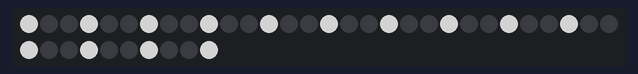
Bench run of a sketch on a simulated Arduino Uno, built with avr-gcc and run on an emulated ATmega328P. On the bench: 40 RGB LEDs in strip order, left to right, continuing on the next row. Dim RGB values are drawn brighter than linear.

Above: at 0.01 s.
At 2.3 s:
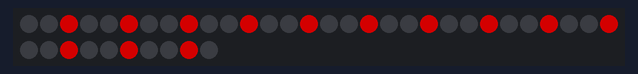
At 4.59 s:
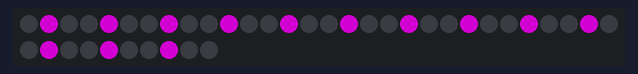
At 5.73 s:
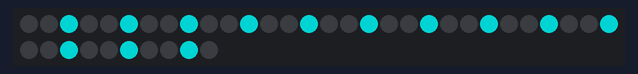
At 6.88 s:
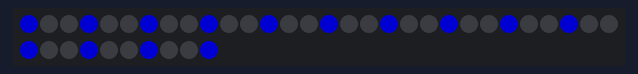
At 9.27 s:
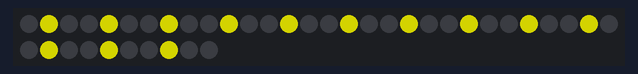

The sketch:

WS2812B-X9C103P-LED-Example.ino
```cpp
#include <Adafruit_NeoPixel.h>

#ifdef __AVR__
  #include <avr/power.h>
#endif

#define PIN 11

// Parameter 1 = number of pixels in strip
// Parameter 2 = Arduino pin number (most are valid)
// Parameter 3 = pixel type flags, add together as needed:
//   NEO_KHZ800  800 KHz bitstream (most NeoPixel products w/WS2812 LEDs)
//   NEO_KHZ400  400 KHz (classic 'v1' (not v2) FLORA pixels, WS2811 drivers)
//   NEO_GRB     Pixels are wired for GRB bitstream (most NeoPixel products)
//   NEO_RGB     Pixels are wired for RGB bitstream (v1 FLORA pixels, not v2)
//   NEO_RGBW    Pixels are wired for RGBW bitstream (NeoPixel RGBW products)
Adafruit_NeoPixel strip = Adafruit_NeoPixel(40, PIN, NEO_GRB + NEO_KHZ800);

// IMPORTANT: To reduce NeoPixel burnout risk, add 1000 uF capacitor across
// pixel power leads, add 300 - 500 Ohm resistor on first pixel's data input
// and minimize distance between Arduino and first pixel.  Avoid connecting
// on a live circuit...if you must, connect GND first.


void setup() {
  // This is for Trinket 5V 16MHz, you can remove these three lines if you are not using a Trinket
  #if defined (__AVR_ATtiny85__)
    if (F_CPU == 16000000) clock_prescale_set(clock_div_1);
  #endif
  // End of trinket special code


  strip.begin();
  strip.show(); // Initialize all pixels to 'off'
}

void loop() {

  // Iteration II

  // Send a theater pixel chase in...
  theaterChase(strip.Color(127, 127, 127), 50); // White
  theaterChase(strip.Color(127, 0, 0), 50); // Red
  theaterChase(strip.Color(127, 0, 127), 50); // Magenta
  theaterChase(strip.Color(0, 127, 127), 50); // Cyan
  theaterChase(strip.Color(0, 0, 127), 50); // Blue
  theaterChase(strip.Color(127, 127, 0), 50); // Yellow
  //theaterChase(strip.Color(0, 0, 0), 50); //

  //delay(1000);

}


//Theatre-style crawling lights.
void theaterChase(uint32_t c, uint8_t wait) {
  for (int j=0; j<10; j++) {  //do 10 cycles of chasing
    for (int q=0; q < 3; q++) {
      for (uint16_t i=0; i < strip.numPixels(); i=i+3) {
        strip.setPixelColor(i+q, c);    //turn every third pixel on
      }
      strip.show();

      delay(wait);

      for (uint16_t i=0; i < strip.numPixels(); i=i+3) {
        strip.setPixelColor(i+q, 0);        //turn every third pixel off
      }
    }
  }
}
```

Measured:
- by itself, everything shown: repeats every 9.4 s, in 180 steps
